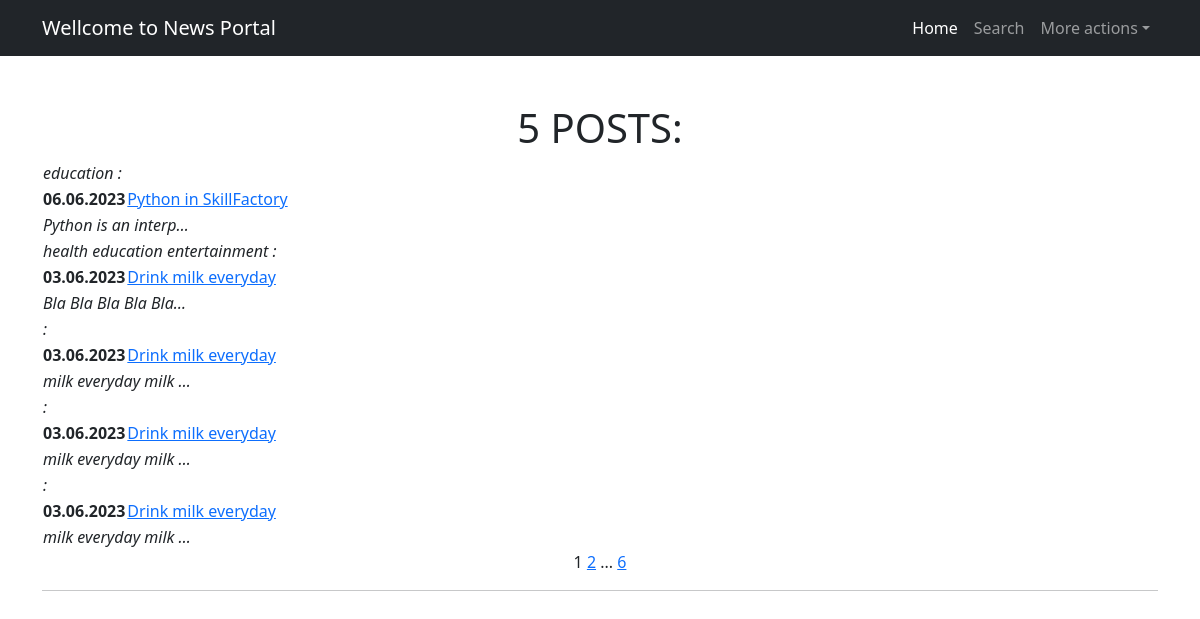
Before: /news/ with the older database file.
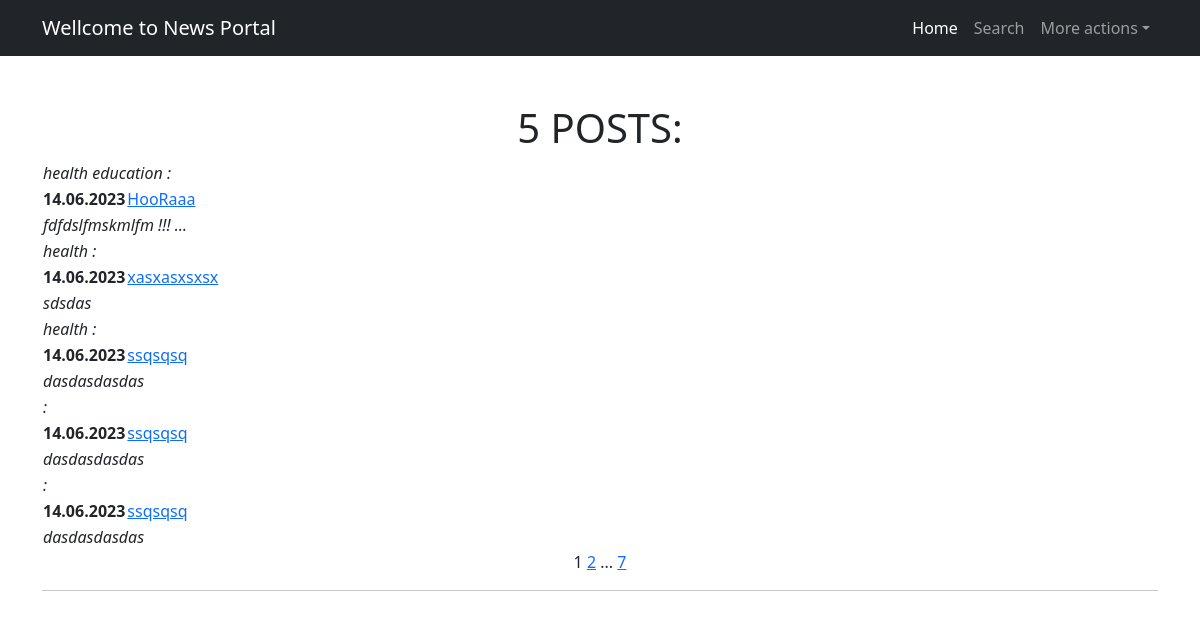
After: the same page with the newer database file.
### News/models.py (models this page shows, shortened)
class Category(models.Model):
    category = models.CharField(max_length=60, unique=True)
    def __str__(self):
        return f'{self.category}'

class Post(models.Model):
    author = models.ForeignKey(Author, on_delete=models.CASCADE, related_name='posts')
    type = models.CharField(max_length=1, choices=rs.TYPES, default=rs.news_type)
    time_creation = models.DateTimeField(auto_now_add=True)
    title = models.CharField(max_length=255)
    post = models.TextField()
    rating = models.IntegerField(default=0)
    category = models.ManyToManyField(Category, through='PostCategory')

### News/views.py (the view)
# urls.py: path('', PostsList.as_view(), name='post_list'),
class PostsList(ListView):
    model = Post
    ordering = '-time_creation'
    template_name = 'posts.html'
    context_object_name = 'posts'
    paginate_by = 5

### News/templatetags/custom_filters.py (called while the page is built)
@register.filter()
def censor(text: str) -> str:
    if not isinstance(text, str):
        raise ValueError('Фильтр работает только с текстом')
    else:
        for i in blocks:
            o = '*'*(len(i)-1)
            text = text.replace(f' {i}', f' {i[0]}{o}')
            text = text.replace(f'{i.title()}', f'{i[0].upper()}{o}')
    return text

### News/templatetags/mytags.py (called while the page is built)
@register.simple_tag()
def hrefcreate(href='http://127.0.0.1:8000/news/', value=''):
   return f'{href}{value}'

@register.simple_tag(takes_context=True)
def url_replace(context, **kwargs):
   d = context['request'].GET.copy()
   for k, v in kwargs.items():
       d[k] = v
   return d.urlencode()

### templates/posts.html (shortened to what this page needs)
{% extends 'flatpages/default.html' %}
{% load mytags %}
{% load custom_filters %}
{% block content %}
{% if posts %}
<h1>{{posts|length}} POSTS:</h1>
    <table>
        {% for post in posts %}
        <tr>
            <td colspan="2" align="left"> <em>
            {% for cat in post.category.all %}
                {{cat}}
            {% endfor %}:
            </em></td>
        </tr>
        <tr>
            <td align="left"> <strong> {{ post.time_creation|date:'d.m.Y' }} </strong></td>
            <td align="left"><a href={% hrefcreate value=post.pk %}> {{ post.title|censor }} </a></td>
        </tr>
        <tr>
            <td colspan="2" align="left"> <em> {{ post.post|truncatechars:20 }} </em></td>
        </tr>
        {% endfor %}
    </table>
{% else %}
<h2>Статей и новостей нет!</h2>
{% endif %}
   {{ page_obj.number }}
   {% if page_obj.has_next %}
       <a href="?{% url_replace page=page_obj.next_page_number %}">{{ page_obj.next_page_number }}</a>
       {% if paginator.num_pages != page_obj.next_page_number %}
           ...
           <a href="?{% url_replace page=page_obj.paginator.num_pages %}">{{ page_obj.paginator.num_pages }}</a>
       {% endif %}
   {% endif %}
<hr>
{% endblock content %}>

Changed rows visible on the page:
no longer on this page (row unchanged): Post: time_creation "06.06.2023", title|censor "Python in SkillFactory", post "Python is an interp…", Category (category "education")
no longer on this page (row unchanged): Post: time_creation "03.06.2023", title|censor "Drink milk everyday", post "Bla Bla Bla Bla Bla…", Category (category "health"), Category (category "education")
no longer on this page (row unchanged): Category: category "entertainment", shown under "03.06.2023"
no longer on this page (row unchanged): Post: time_creation "03.06.2023", title|censor "Drink milk everyday", post "milk everyday milk …"
no longer on this page (row unchanged): Post: time_creation "03.06.2023", title|censor "Drink milk everyday", post "milk everyday milk …"
no longer on this page (row unchanged): Post: time_creation "03.06.2023", title|censor "Drink milk everyday", post "milk everyday milk …"
added Post: time_creation "14.06.2023", title|censor "HooRaaa", post "fdfdslfmskmlfm !!! …", Category (category "health"), Category (category "education")
added Post: time_creation "14.06.2023", title|censor "xasxasxsxsx", post "sdsdas", Category (category "health")
added Post: time_creation "14.06.2023", title|censor "ssqsqsq", post "dasdasdasdas", Category (category "health")
added Post: time_creation "14.06.2023", title|censor "ssqsqsq", post "dasdasdasdas"
added Post: time_creation "14.06.2023", title|censor "ssqsqsq", post "dasdasdasdas"
Other visible differences:
{{ page_obj.paginator.num_pages }}: "6" → "7"
